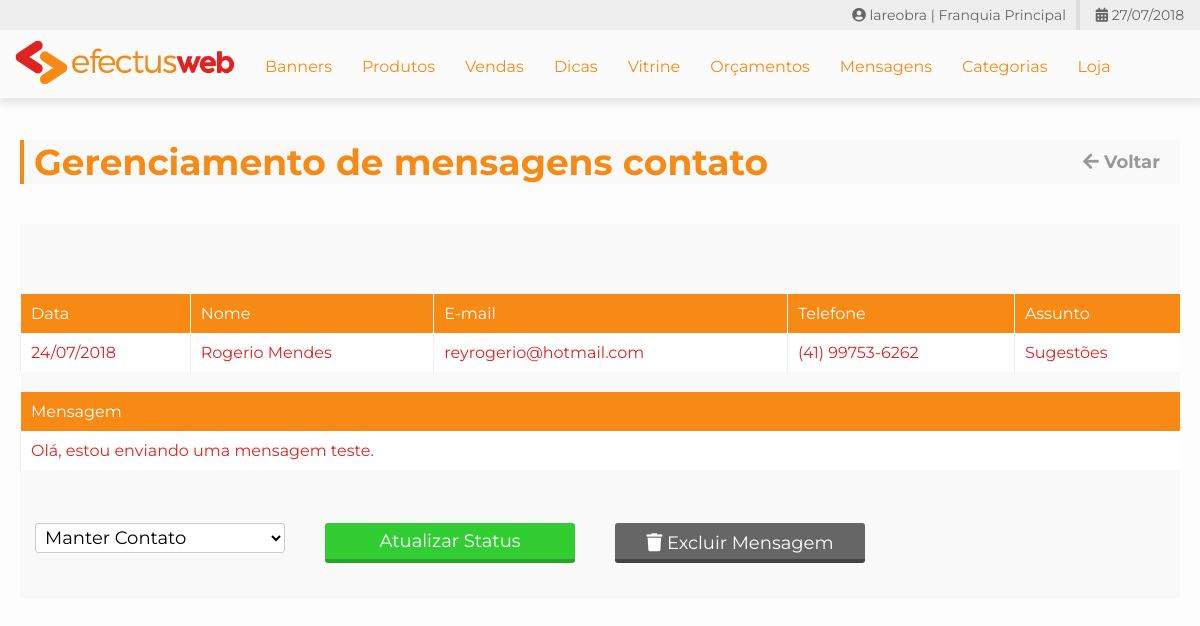
/@pew/pew-edita-contato.php?id_contato=6 (signed in), run on the app's committed database.
### tables this page shows
CREATE TABLE `pew_contatos` (
  `id` int(11) NOT NULL,
  `id_franquia` int(11) NOT NULL,
  `nome` varchar(255) NOT NULL,
  `email` varchar(255) NOT NULL,
  `telefone` varchar(255) NOT NULL,
  `assunto` varchar(255) NOT NULL,
  `mensagem` longtext NOT NULL,
  `data` datetime NOT NULL,
  `status` int(11) NOT NULL
);

### @pew/pew-system-config.php (called while the page is built, shortened)
<?php
    if(!class_exists("Pew_Data_Base")){
        class Pew_Data_Base{
            function __construct($database_host, $database_user, $database_pass, $database_name, $tb_banners, $tb_categorias, $tb_subcategorias, $tb_contatos, $tb_usuarios_administrativos){
                $this->tabela_categorias = $tb_categorias;
                $this->tabela_subcategorias = $tb_subcategorias;
                $this->tabela_contatos = $tb_contatos;
            }
        }
    }
    $pew_db = new Pew_Data_Base("mysql1.lareobra.com.br", "lareobra1", "admlareobra@123", "lareobra1", "pew_banners", "pew_categorias", "pew_subcategorias", "pew_contatos", "pew_usuarios_administrativos");
    if(!class_exists("Pew_Custom_Data_Base")){
        class Pew_Custom_Data_Base{
            function __construct($tb_produtos, $tb_marcas, $tb_marcas_produtos, $tb_cores, $tb_imagens_produtos, $tb_departamentos, $tb_departamentos_produtos, $tb_categorias_produtos, $tb_subcategorias_produtos, $tb_orcamentos, $tb_config_orcamentos, $tb_categorias_vitrine, $tb_categoria_destaque, $tb_especificacoes, $tb_especificacoes_produtos, $tb_produtos_relacionados, $tb_cores_relacionadas, $tb_newsletter, $tb_minha_conta, $tb_enderecos, $tb_links_menu, $tb_dicas, $tb_carrinhos, $tb_pedidos, $tb_contatos_servicos){
                $this->tabela_produtos = $tb_produtos;
                $this->tabela_marcas_produtos = $tb_marcas_produtos;
                $this->tabela_cores = $tb_cores;
                $this->tabela_imagens_produtos = $tb_imagens_produtos;
                $this->tabela_departamentos = $tb_departamentos;
                $this->tabela_departamentos_produtos = $tb_departamentos_produtos;
                $this->tabela_categorias_produtos = $tb_categorias_produtos;
                $this->tabela_subcategorias_produtos = $tb_subcategorias_produtos;
                $this->tabela_orcamentos = $tb_orcamentos;
                $this->tabela_categorias_vitrine = $tb_categorias_vitrine;
                $this->tabela_categoria_destaque = $tb_categoria_destaque;
                $this->tabela_especificacoes = $tb_especificacoes;
                $this->tabela_especificacoes_produtos = $tb_especificacoes_produtos;
                $this->tabela_produtos_relacionados = $tb_produtos_relacionados;
                $this->tabela_cores_relacionadas = $tb_cores_relacionadas;
                $this->tabela_minha_conta = $tb_minha_conta;
                $this->tabela_enderecos = $tb_enderecos;
                $this->tabela_carrinhos = $tb_carrinhos;
				$this->tabela_pedidos = $tb_pedidos;
			}
        }
    }
    $pew_custom_db = new Pew_Custom_Data_Base("pew_produtos", "pew_marcas", "pew_marcas_produtos", "pew_cores", "pew_imagens_produtos", "pew_departamentos", "pew_departamentos_produtos", "pew_categorias_produtos", "pew_subcategorias_produtos", "pew_orcamentos", "pew_config_orcamentos", "pew_categorias_vitrine", "pew_categoria_destaque", "pew_especificacoes_tecnicas", "pew_especificacoes_produtos", "pew_produtos_relacionados", "pew_cores_relacionadas", "pew_newsletter", "pew_minha_conta", "pew_enderecos", "pew_links_menu", "pew_dicas", "pew_carrinhos", "pew_pedidos", "pew_contatos_servicos");
    require_once "@classe-system-functions.php";
?>

### @pew/@include-global-vars.php (called while the page is built, shortened)
<?php
    require_once "pew-system-config.php";
    $globalVars = array(
        "conexao" => $conexao,
        "tabela_departamentos" => $pew_custom_db->tabela_departamentos,
        "tabela_categorias" => $pew_db->tabela_categorias,
        "tabela_subcategorias" => $pew_db->tabela_subcategorias,
        "tabela_produtos" => $pew_custom_db->tabela_produtos,
        "tabela_cores" => $pew_custom_db->tabela_cores,
        "tabela_marcas_produtos" => $pew_custom_db->tabela_marcas_produtos,
        "tabela_imagens_produtos" => $pew_custom_db->tabela_imagens_produtos,
        "tabela_departamentos_produtos" => $pew_custom_db->tabela_departamentos_produtos,
        "tabela_categorias_produtos" => $pew_custom_db->tabela_categorias_produtos,
        "tabela_subcategorias_produtos" => $pew_custom_db->tabela_subcategorias_produtos,
        "tabela_categorias_vitrine" => $pew_custom_db->tabela_categorias_vitrine,
        "tabela_categoria_destaque" => $pew_custom_db->tabela_categoria_destaque,
        "tabela_especificacoes" => $pew_custom_db->tabela_especificacoes,
        "tabela_especificacoes_produtos" => $pew_custom_db->tabela_especificacoes_produtos,
        "tabela_produtos_relacionados" => $pew_custom_db->tabela_produtos_relacionados,
        "tabela_cores_relacionadas" => $pew_custom_db->tabela_cores_relacionadas,
        "tabela_minha_conta" => $pew_custom_db->tabela_minha_conta,
        "tabela_enderecos" => $pew_custom_db->tabela_enderecos,
        "tabela_carrinhos" => $pew_custom_db->tabela_carrinhos,
        "tabela_pedidos" => $pew_custom_db->tabela_pedidos,
        "tabela_orcamentos" => $pew_custom_db->tabela_orcamentos,
    );
?>

### @pew/@classe-system-functions.php (called while the page is built, shortened)
<?php
    require_once "@include-global-vars.php";
    require_once "pew-system-config.php";
    if(!class_exists("systemFunctions")){
        class systemFunctions{
            public function inverter_data($data){
                if(count(explode("-",$data)) > 1){
                    return implode("/",array_reverse(explode("-",$data)));
                }elseif(count(explode("/",$data)) > 1){
                    return implode("-",array_reverse(explode("/",$data)));
                }
            }
        }
    }
    $pew_functions = new systemFunctions();
?>

### @pew/pew-edita-contato.php (the view, shortened to what this page needs)
<?php
    require_once "@valida-sessao.php";
    $page_title = "Gerenciamento de mensagens contato";
?>
<!DOCTYPE html>
<html>
    <head>
        <?php
            require_once "@link-standard-styles.php";
            require_once "@link-standard-scripts.php";
        ?>
    </head>
    <body>
        <h1 class="titulos"><?php echo $page_title; ?><a href="pew-contatos.php" class="btn-voltar"><i class="fa fa-arrow-left" aria-hidden="true"></i> Voltar</a></h1>
        <section class="conteudo-painel">
            <table class="table-padrao" cellspacing="0">
            <?php
                $tabela_contatos = $pew_db->tabela_contatos;
                if(!isset($_GET["id_contato"])){
                    echo "<script> window.location.href = 'pew-contatos.php?msg=Nenhum resultado encontrado'; </script>";
                }else{
                    $idContato = (int)$_GET["id_contato"];
                }
                $contarContato = mysqli_query($conexao, "select count(id) as total_contato from $tabela_contatos where id = '$idContato'");
                $contagemProposta = mysqli_fetch_assoc($contarContato);
                $totalContato = $contagemProposta["total_contato"];
                if($totalContato > 0){
                    echo "<thead>";
                        echo "<td>Data</td>";
                        echo "<td>Nome</td>";
                        echo "<td>E-mail</td>";
                        echo "<td>Telefone</td>";
                        echo "<td>Assunto</td>";
                    echo "</thead>";
                    echo "<tbody>";
                    $queryContato = mysqli_query($conexao, "select * from $tabela_contatos where id = '$idContato'");
                    while($contatos = mysqli_fetch_array($queryContato)){
                        $nome = $contatos["nome"];
                        $email = $contatos["email"];
                        $telefone = $contatos["telefone"];
                        $assunto = $contatos["assunto"];
                        $mensagem = $contatos["mensagem"];
                        $data = $pew_functions->inverter_data(substr($contatos["data"], 0, 10));
                        echo "<td>$data</td>";
                        echo "<td>$nome</td>";
                        echo "<td>$email</td>";
                        echo "<td>$telefone</td>";
                        echo "<td>$assunto</td>";
                        echo "<thead><tr><td style='background-color: transparent;'></td></tr><td colspan=5>Mensagem</td></thead>";
                        echo "<tbody><td colspan=5>$mensagem</td></tbody>";
                    }
                    echo "</tbody>";?>
            </table>
            <br><br>
            <label class="small">
                <select id="statusContato" class="label-input">
                    <option value="1">Manter Contato</option>
                </select>
            </label>
            <div class="small">
                <input type="button" class="btn-submit botao-acao label-input" data-id-contato='<?php echo $idContato; ?>' data-acao="atualizar" value="Atualizar Status">
            </div>
            <div class="small">
                <button class="btn-excluir botao-acao label-input" data-id-contato='<?php echo $idContato; ?>' data-acao="excluir">
                    <i class="fa fa-trash" aria-hidden="true"></i> Excluir Mensagem
                </button>
            </div>
            <br style="clear: both;">
            <?php
                }else{
                    $msg = "Nenhum resultado encontrado.";
                    echo "<br><br><br><br><br><h3 align='center'>$msg <a href='pew-contatos.php' class='link-padrao'>Voltar</a></h3></td>";
                }
            ?>
        </section>
    </body>
</html>

### @pew/css/estilo.css (style rules this page uses)
body { margin: 0px; color: #df2321; font-family: 'Montserrat', sans-serif; overflow-x: hidden; background-color: #fdfdfd; }
.titulos { font-size: 36px; width: calc(100% - 54px); color: #f78a14; text-align: left; padding: 0px; margin: 40px 20px 40px 20px; padding: 0px 0px 0px 10px; border-left: 4px solid #f78a14; background-color: #f9f9f9; position: relative; }
.titulos .btn-voltar { position: absolute; right: 0px; top: 0px; height: 44px; font-size: 18px; line-height: 44px; padding-left: 20px; padding-right: 20px; text-align: center; color: #999; text-decoration: none; cursor: pointer; }
.conteudo-painel { width: calc(100% - 40px); margin: 20px; padding: 20px 0px 20px 0px; background-color: #f9f9f9; min-height: 200px; }
input, select, textarea, button { position: relative; font-size: 18px; outline: none; background-color: #fff; resize: none; border-radius: 3px; font-family: 'Montserrat', sans-serif; }
.small { width: calc((100%/4) - 30px); margin: 5px 15px 5px 15px; float: left; }
.label-input { width: calc(100% - 10px); height: 30px; line-height: 30px; margin-top: 10px; margin-bottom: 10px; padding: 0px 5px 0px 5px; border: 1px solid #ccc; outline: none; transition: .3s; }
.btn-submit { background-color: #32cd32; color: #fff; border: none; height: 40px; border-bottom: 4px solid #2aa32a; text-decoration: none; transition: .2s; outline: none; cursor: pointer; text-align: center; }
.btn-excluir { background-color: #666; color: #fff; border: none; height: 40px; line-height: 40px; border-bottom: 4px solid #444; text-decoration: none; transition: .2s; outline: none; cursor: pointer; text-align: center; }
.table-padrao { width: 100%; padding-top: 50px; }
.table-padrao thead td { background-color: #f78a14; color: #fff; padding: 10px; border-left: 1px solid #fff; }
.table-padrao tbody td { background-color: #fff; padding: 10px; border-left: 1px solid #eee; }

### data on the page
pew_contatos: data "24/07/2018", nome "Rogerio Mendes", email "reyrogerio@hotmail.com", telefone "(41) 99753-6262", assunto "Sugestões", mensagem "Olá, estou enviando uma mensagem teste."

### other printed values
$pew_session->usuario "lareobra"
$pew_nivel "Franquia Principal"
$tituloPrincipal "Banners"
$tituloPrincipal "Produtos"
$tituloPrincipal "Vendas"
$tituloPrincipal "Dicas"
$tituloPrincipal "Vitrine"
$tituloPrincipal "Orçamentos"
$tituloPrincipal "Mensagens"
$tituloPrincipal "Categorias"
$tituloPrincipal "Loja"
$page_title "Gerenciamento de mensagens contato"
